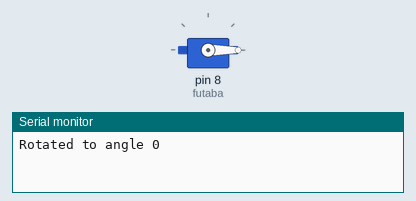
The sketch below on a simulated Arduino Uno, built with avr-gcc and run on an emulated ATmega328P. Shown: servo, the last lines printed to the serial monitor.

Above: at 0.05 s.
At 4.0 s:
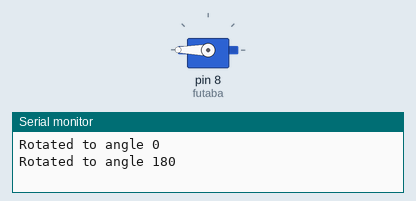
Timing chart, 0 to 5.2 s (numbered marks = the images above):
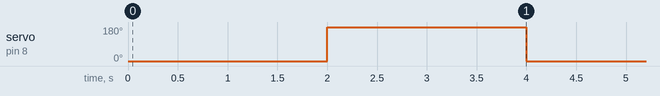

The sketch:

sketch_apr11a.ino
```cpp
#include<Servo.h>

Servo futaba;
void setup() {
 Serial.begin(9600);
 futaba.attach(8);

}

void loop() {
  futaba.write(0);
  Serial.println("Rotated to angle 0 ");
  delay(2000);

  futaba.write(180);
  Serial.println("Rotated to angle 180 ");
  delay(2000);

}
```

Measured:
- by itself, servo on pin 8 (futaba): alternates 180° for 2.0 s and 0° for 2.0 s
